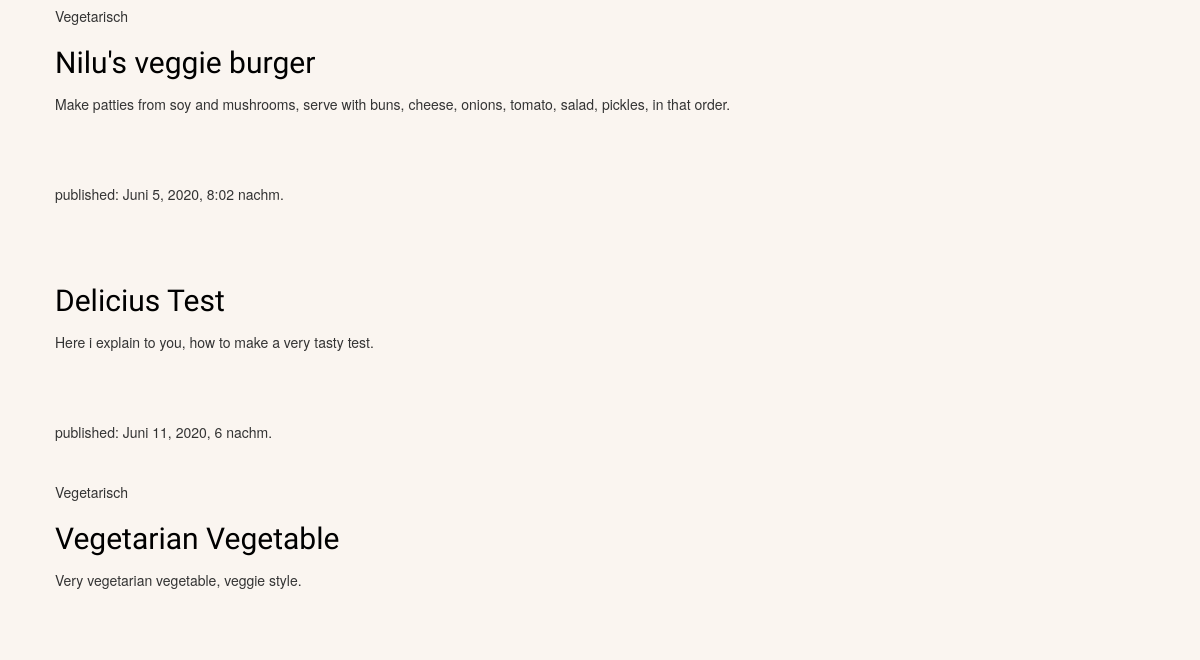
Before: / (lower part) with the older database file.
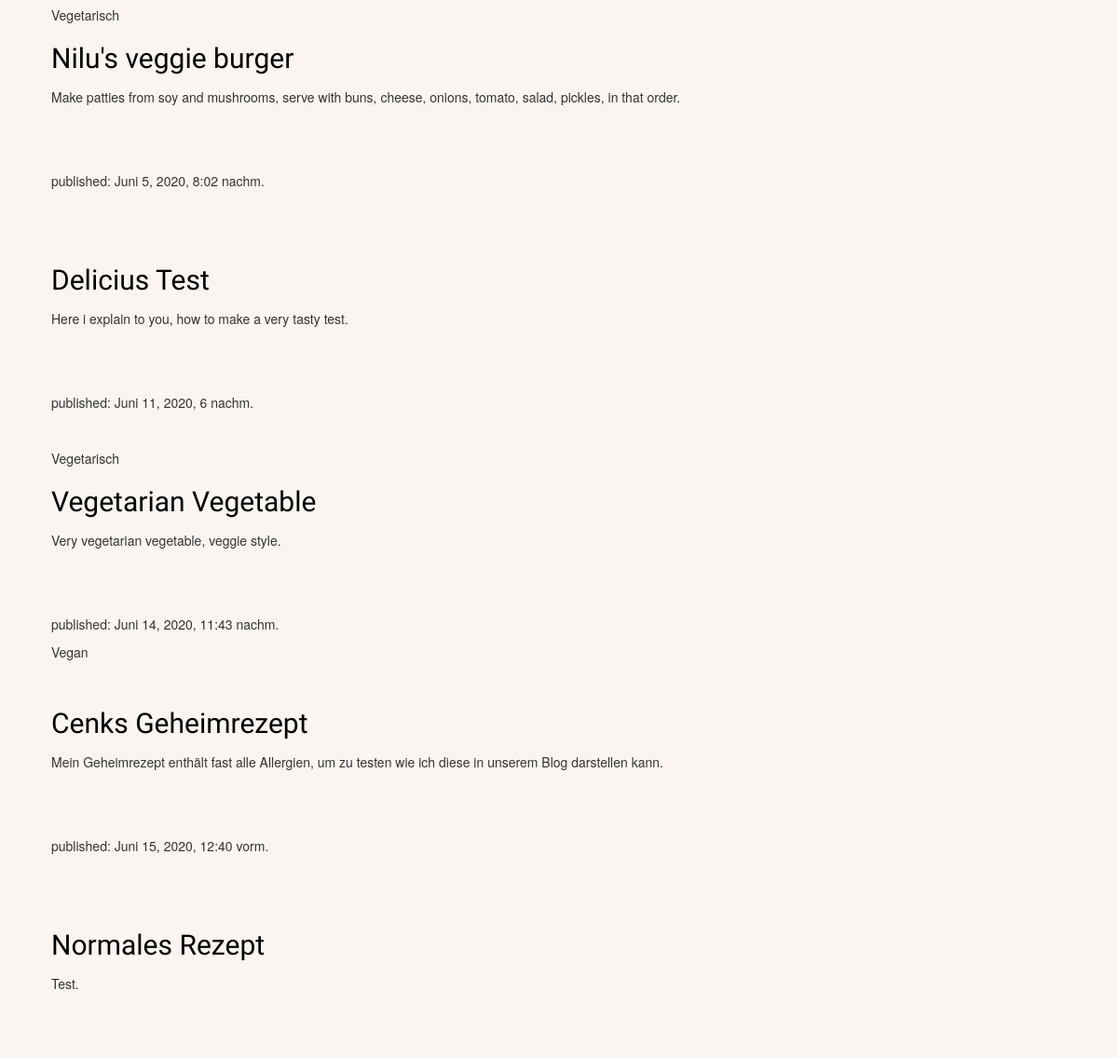
After: the same page with the newer database file.
### blog/models.py (models this page shows, shortened)
class Recipe(models.Model):
    author = models.ForeignKey(
        settings.AUTH_USER_MODEL, on_delete=models.CASCADE)
    title = models.CharField(max_length=200)
    is_vegan = models.BooleanField("Vegan", default=False)
    is_veggie = models.BooleanField("Vegetarisch", default=False)
    cuisine_types = (
        ('DEF', ''),
        ('INT', 'Internationale Kueche'),
        ('ASI', 'Asiatische Kueche'),
        ('AFR', 'Afrikanische Kueche'),
        ('EUR', 'Europäische Kueche'),
        ('AME', 'Amerikanische Kueche'),
        ('SUA', 'Suedamerikanische Kueche'),)
    cuisine = models.CharField(
        max_length=30, choices=cuisine_types, default='DEF')
    allergen_types = (
        ("NA", "None"),
        ("nuts", "Nuesse"),
        ("glut", "Gluten"),
        ("lact", "Kuhmilch"),
        ("fish", "Fisch"),
        ("egg", "Huehnereier"),
    )
    contained_allergen = MultiSelectField(choices=allergen_types)
    instruction = models.TextField()
    created_date = models.DateTimeField(default=timezone.now)
    published_date = models.DateTimeField(blank=True, null=True)

### blog/views.py (the view)
# urls.py: path('', views.recipe_list, name='recipe_list'),
def recipe_list(request):
    recipes = Recipe.objects.filter(published_date__lte=timezone.now()).order_by('created_date')
    return render(request, 'blog/recipe_list.html', {'recipes': recipes})

### blog/templates/blog/recipe_list.html (shortened to what this page needs)
{% extends 'blog/base.html' %}
{% load static %}
                {% block content %}
                    {% for recipe in recipes %}
                        <div class="recipe">
                            <div class="properties">
                                <p>published: {{ recipe.published_date }}</p>
                                <p>{% if recipe.is_vegan %} Vegan {% else %} &nbsp; {% endif %}</p>
                                <p>{% if recipe.is_veggie %} Vegetarisch {% else %} &nbsp; {% endif %}</p>
                             </div>
                            <h2><a href="{% url 'recipe_detail' pk=recipe.pk %}">{{ recipe.title }}</a></h2>
                            <p>{{ recipe.instruction|linebreaksbr }}</p>
                        </div>
                    {% endfor %}
                {% endblock %}

### blog/templates/blog/base.html (shortened to what this page needs)
{% load static %}
<html lang="en">
<head>
    <link rel="stylesheet" href="//maxcdn.bootstrapcdn.com/bootstrap/3.2.0/css/bootstrap.min.css">
    <link rel="stylesheet" href="//maxcdn.bootstrapcdn.com/bootstrap/3.2.0/css/bootstrap-theme.min.css">
    <link rel="stylesheet" href="{% static 'css/blog.css' %}">
</head>
<body>
    <div class="content container">
        <div class="row">
            <div class="col-md-8">
                {% block content %}
                {% endblock %}
            </div>
        </div>
    </div>
</body>
</html>

### blog/static/css/blog.css (style rules this page uses)
.content { margin-left: 40px; }
h1, h2 { font-family: 'Lobster', cursive; margin-bottom: 15px; }
.recipe { margin-bottom: 70px; }
.recipe h2 a, .recipe h2 a:visited { color: #000000; }
body { background-color: #faf5f0; }

Changed rows visible on the page:
added Recipe: published_date "Juni 14, 2020, 11:43 nachm.", is_vegan "Vegan", title "Cenks Geheimrezept", instruction "Mein Geheimrezept enthält fast alle Allergien, um zu testen wie ich diese in unserem Blog darstellen kann."
added Recipe: published_date "Juni 15, 2020, 12:40 vorm.", title "Normales Rezept", instruction "Test."
